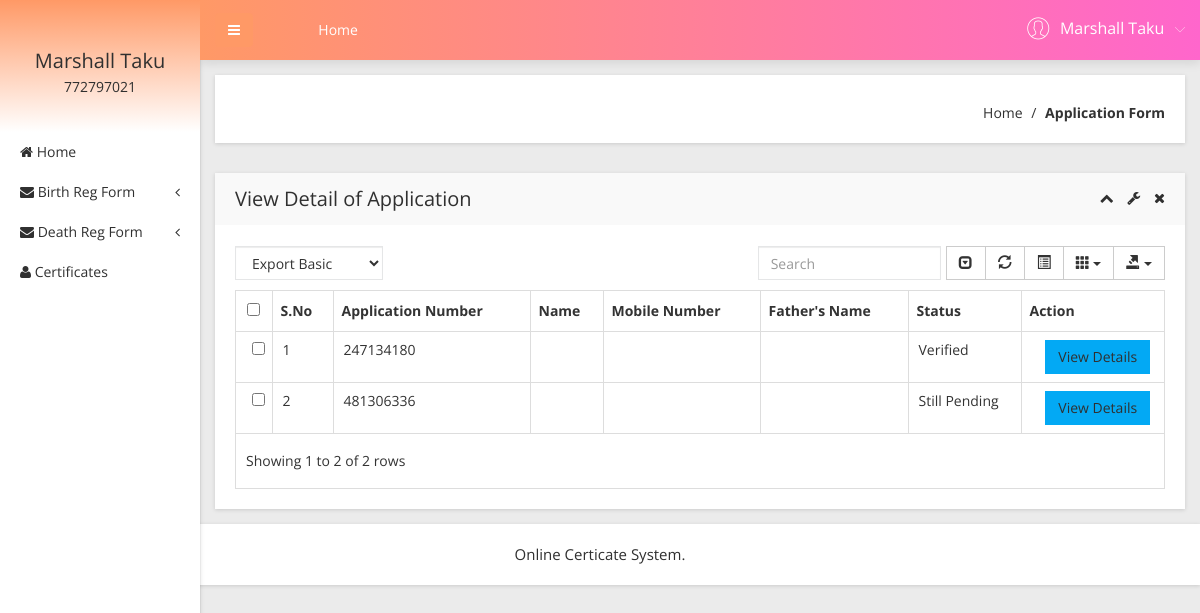
Page /obcs/user/manage-forms.php (signed in) on the committed database.
### tables this page shows
CREATE TABLE `tbluser` (
  `ID` int(10) NOT NULL,
  `FirstName` varchar(200) DEFAULT NULL,
  `LastName` varchar(200) DEFAULT NULL,
  `MobileNumber` bigint(10) DEFAULT NULL,
  `Address` mediumtext,
  `Password` varchar(200) NOT NULL,
  `RegDate` timestamp NULL DEFAULT CURRENT_TIMESTAMP
);

CREATE TABLE `tblapplication` (
  `ID` int(10) NOT NULL,
  `UserID` int(5) NOT NULL,
  `ApplicationID` varchar(200) DEFAULT NULL,
  `DateofBirth` varchar(200) DEFAULT NULL,
  `Gender` varchar(50) DEFAULT NULL,
  `ChildFirstNames` varchar(200) DEFAULT NULL,
  `PlaceofBirth` varchar(200) DEFAULT NULL,
  `FatherFirstNames` varchar(200) DEFAULT NULL,
  `MotherFirstNames` varchar(120) DEFAULT NULL,
  `childLastName` varchar(100) NOT NULL,
  `FatherLastName` varchar(100) NOT NULL,
  `FatherPob` varchar(100) NOT NULL,
  `FatherID` varchar(200) DEFAULT NULL,
  `Dateofapply` timestamp NULL DEFAULT CURRENT_TIMESTAMP,
  `Remark` varchar(200) DEFAULT NULL,
  `Status` varchar(50) DEFAULT NULL,
  `UpdationDate` timestamp NULL DEFAULT NULL ON UPDATE CURRENT_TIMESTAMP,
  `BirthRecordNo` int(50) DEFAULT NULL,
  `InformantAddress` varchar(100) DEFAULT NULL,
  `InformantQualification` varchar(100) DEFAULT NULL,
  `InformantName` varchar(50) DEFAULT NULL,
  `MotherLastName` varchar(50) DEFAULT NULL,
  `MotherID` varchar(50) DEFAULT NULL,
  `MotherPob` varchar(100) NOT NULL
);

### obcs/user/manage-forms.php (the view, shortened to what this page needs)
<?php
include('includes/dbconnection.php');
if (strlen($_SESSION['obcsuid']==0)) {
  header('location:logout.php');
  } else{
  ?>
<!doctype html>
<html class="no-js" lang="en">
<head>
    <link rel="stylesheet" href="css/bootstrap.min.css">
    <link rel="stylesheet" href="css/font-awesome.min.css">
    <link rel="stylesheet" href="css/adminpro-custon-icon.css">
    <link rel="stylesheet" href="css/meanmenu.min.css">
    <link rel="stylesheet" href="css/jquery.mCustomScrollbar.min.css">
    <link rel="stylesheet" href="css/animate.css">
    <link rel="stylesheet" href="css/data-table/bootstrap-table.css">
    <link rel="stylesheet" href="css/data-table/bootstrap-editable.css">
    <link rel="stylesheet" href="css/normalize.css">
    <link rel="stylesheet" href="css/c3.min.css">
    <link rel="stylesheet" href="style.css">
    <link rel="stylesheet" href="css/responsive.css">
</head>
<body class="materialdesign">
    <div class="wrapper-pro">
      <?php include_once('includes/sidebar.php');?>
        <?php include_once('includes/header.php');?>
            <div class="breadcome-area mg-b-30 small-dn">
                <div class="container-fluid">
                    <div class="row">
                        <div class="col-lg-12">
                            <div class="breadcome-list shadow-reset">
                                <div class="row">
                                    <div class="col-lg-12">
                                        <ul class="breadcome-menu">
                                            <li><a href="dashboard.php">Home</a> <span class="bread-slash">/</span>
                                            </li>
                                            <li><span class="bread-blod">Application Form</span>
                                            </li>
                                        </ul>
                                    </div>
                                </div>
                            </div>
                        </div>
                    </div>
                </div>
            </div>
            <div class="data-table-area mg-b-15">
                <div class="container-fluid">
                    <div class="row">
                        <div class="col-lg-12">
                            <div class="sparkline13-list shadow-reset">
                                <div class="sparkline13-hd">
                                    <div class="main-sparkline13-hd">
                                        <h1>View <span class="table-project-n">Detail of</span> Application</h1>
                                        <div class="sparkline13-outline-icon">
                                            <span class="sparkline13-collapse-link"><i class="fa fa-chevron-up"></i></span>
                                            <span><i class="fa fa-wrench"></i></span>
                                            <span class="sparkline13-collapse-close"><i class="fa fa-times"></i></span>
                                        </div>
                                    </div>
                                </div>
                                <div class="sparkline13-graph">
                                    <div class="datatable-dashv1-list custom-datatable-overright">
                                        <div id="toolbar">
                                            <select class="form-control">
                                                <option value="">Export Basic</option>
                                            </select>
                                        </div>
                                        <table id="table" data-toggle="table" data-pagination="true" data-search="true" data-show-columns="true" data-show-pagination-switch="true" data-show-refresh="true" data-key-events="true" data-show-toggle="true" data-resizable="true" data-cookie="true" data-cookie-id-table="saveId" data-show-export="true" data-click-to-select="true" data-toolbar="#toolbar">
                                            <thead>
                                                <tr>
                                                    <th>S.No</th>
                                                    <th>Application Number</th>
                                                    <th>Name</th>
                                                    <th >Mobile Number</th>
                                                    <th>Father's Name</th>
                                                    <th>Status</th>
                                                    <th data-field="action">Action</th>
                                                </tr>
                                            </thead>
                                            <tbody>
                                              <?php
                                            $uid= $_SESSION['obcsuid'];
$sql="SELECT * from tblapplication where UserID=:uid";
$query = $dbh -> prepare($sql);
$query-> bindParam(':uid', $uid, PDO::PARAM_STR);
$query->execute();
$results=$query->fetchAll(PDO::FETCH_OBJ);
$cnt=1;
if($query->rowCount() > 0)
{
foreach($results as $row)
{               ?>
                                                <tr>
                                                    <td><?php echo htmlentities($cnt);?></td>
                                                    <td><?php  echo htmlentities($row->ApplicationID);?></td>
                                                    <td><?php  echo htmlentities($row->FullName);?></td>
                                                   <td><?php  echo htmlentities($row->MobileNumber);?></td>
                                                    <td><?php  echo htmlentities($row->NameofFather);?></td>
<?php if($row->Status==""){ ?>
<td><?php echo "Still Pending"; ?></td>
<?php } else { ?>
<td><?php  echo htmlentities($row->Status);?></td>
                  <?php } ?>
            <td class="datatable-ct"><a href="view-application-detail.php?viewid=<?php echo htmlentities ($row->ID);?>" class='btn btn-primary'>View Details</a>
                                                    </td>
                                                </tr>
                                             <?php $cnt=$cnt+1;}} ?>
                                            </tbody>
                                        </table>
                                    </div>
                                </div>
                            </div>
                        </div>
                    </div>
                </div>
            </div>
        </div>
    </div>
  <?php include_once('includes/footer.php');?>
</body>
</html><?php }  ?>

### obcs/user/includes/sidebar.php (shortened to what this page needs)
<?php
include('includes/dbconnection.php');
if (strlen($_SESSION['obcsuid']==0)) {
  header('location:logout.php');
  } else{
  ?>
  <div class="left-sidebar-pro">
            <nav id="sidebar">
                <div class="sidebar-header">
                     <?php
$uid=$_SESSION['obcsuid'];
$sql="SELECT FirstName,LastName,MobileNumber from  tbluser where ID=:uid";
$query = $dbh -> prepare($sql);
$query->bindParam(':uid',$uid,PDO::PARAM_STR);
$query->execute();
$results=$query->fetchAll(PDO::FETCH_OBJ);
$cnt=1;
if($query->rowCount() > 0)
{
foreach($results as $row)
{               ?>
                    <h3><?php  echo $row->FirstName;?>  <?php  echo $row->LastName;?></h3>
                    <p><?php  echo $row->MobileNumber;?></p><?php $cnt=$cnt+1;}} ?>
                </div>
                <div class="left-custom-menu-adp-wrap">
                    <ul class="nav navbar-nav left-sidebar-menu-pro">
                        <li class="nav-item">
                            <a href="dashboard.php" role="button" aria-expanded="false"><i class="fa big-icon fa-home"></i> <span class="mini-dn">Home</span> </a>
                        </li>
                        <li class="nav-item"><a href="#" data-toggle="dropdown" role="button" aria-expanded="false" class="nav-link dropdown-toggle"><i class="fa big-icon fa-envelope"></i> <span class="mini-dn">Birth Reg Form</span> <span class="indicator-right-menu mini-dn"><i class="fa indicator-mn fa-angle-left"></i></span></a>
                        </li>
                        <li class="nav-item"><a href="#" data-toggle="dropdown" role="button" aria-expanded="false" class="nav-link dropdown-toggle"><i class="fa big-icon fa-envelope"></i> <span class="mini-dn">Death Reg Form</span> <span class="indicator-right-menu mini-dn"><i class="fa indicator-mn fa-angle-left"></i></span></a>
                        </li>
                       <li class="nav-item">
                            <a href="certificates-list.php" role="button" aria-expanded="false"><i class="fa big-icon fa-user"></i> <span class="mini-dn">Certificates</span> </a>
                        </li>
                    </ul>
                </div>
            </nav>
        </div><?php }  ?>

### obcs/user/includes/header.php (shortened to what this page needs)
       <?php
include('includes/dbconnection.php');
if (strlen($_SESSION['obcsuid']==0)) {
  header('location:logout.php');
  } else{
  ?>
 <div class="content-inner-all">
            <div class="header-top-area">
                <div class="fixed-header-top">
                    <div class="container-fluid">
                        <div class="row">
                            <div class="col-lg-1 col-md-6 col-sm-6 col-xs-12">
                                <button type="button" id="sidebarCollapse" class="btn bar-button-pro header-drl-controller-btn btn-info navbar-btn">
                                    <i class="fa fa-bars"></i>
                                </button>
                            </div>
                            <div class="col-lg-6 col-md-1 col-sm-1 col-xs-12">
                                <div class="header-top-menu tabl-d-n">
                                    <ul class="nav navbar-nav mai-top-nav">
                                        <li class="nav-item"><a href="dashboard.php" class="nav-link">Home</a>
                                        </li>
                                    </ul>
                                </div>
                            </div>
                            <div class="col-lg-5 col-md-5 col-sm-6 col-xs-12">
                                <div class="header-right-info">
                                    <ul class="nav navbar-nav mai-top-nav header-right-menu">
                                <?php
$uid=$_SESSION['obcsuid'];
$sql="SELECT FirstName,LastName,MobileNumber from  tbluser where ID=:uid";
$query = $dbh -> prepare($sql);
$query->bindParam(':uid',$uid,PDO::PARAM_STR);
$query->execute();
$results=$query->fetchAll(PDO::FETCH_OBJ);
$cnt=1;
if($query->rowCount() > 0)
{
foreach($results as $row)
{               ?>
                                        <li class="nav-item">
                                            <a href="#" data-toggle="dropdown" role="button" aria-expanded="false" class="nav-link dropdown-toggle">
                                                <span class="adminpro-icon adminpro-user-rounded header-riht-inf"></span>
                                                <span class="admin-name"><?php  echo $row->FirstName;?>  <?php  echo $row->LastName;?> </span>
                                                <span class="author-project-icon adminpro-icon adminpro-down-arrow"></span><?php $cnt=$cnt+1;}} ?>
                                            </a>
                                        </li>
                                    </ul>
                                </div>
                            </div>
                        </div>
                    </div>
                </div>
            </div><?php }  ?>

### rows in the picture
tbluser: FirstName "Marshall", LastName "Taku", MobileNumber "772797021"
tblapplication: ApplicationID "247134180", Status "Verified"
tblapplication: ApplicationID "481306336", shows "Still Pending"
